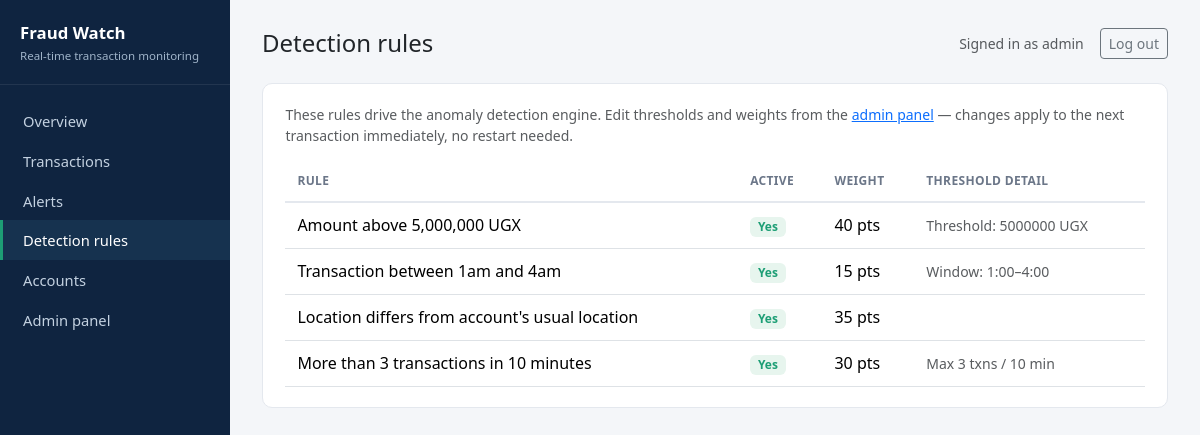
Page /dashboard/rules/ (signed in) on the committed database.
### detection/models.py (models this page shows, shortened)
class DetectionRule(models.Model):
    class RuleCode(models.TextChoices):
        HIGH_AMOUNT = "HIGH_AMOUNT", "Amount above threshold"
        VELOCITY = "VELOCITY", "Too many transactions in a short window"
        UNUSUAL_LOCATION = "UNUSUAL_LOCATION", "Location differs from account history"
        ODD_HOURS = "ODD_HOURS", "Transaction during odd hours"
        BEHAVIORAL_ANOMALY = "BEHAVIORAL_ANOMALY", "Transaction differs from recent account behavior"
    code = models.CharField(max_length=30, choices=RuleCode.choices, unique=True)
    description = models.CharField(max_length=255)
    is_active = models.BooleanField(default=True)
    weight = models.PositiveSmallIntegerField(
        default=25, help_text="Points added to risk_score when this rule fires"
    )
    amount_threshold = models.DecimalField(max_digits=14, decimal_places=2, null=True, blank=True)
    velocity_window_minutes = models.PositiveSmallIntegerField(null=True, blank=True)
    velocity_max_count = models.PositiveSmallIntegerField(null=True, blank=True)
    odd_hours_start = models.PositiveSmallIntegerField(null=True, blank=True)
    odd_hours_end = models.PositiveSmallIntegerField(null=True, blank=True)
    class Meta:
        ordering = ["code"]

### dashboard/views.py (the view)
# urls.py: path("rules/", views.rules_list, name="rules_list"),
@login_required
def rules_list(request):
    rules = DetectionRule.objects.all()
    return render(request, "dashboard/rules_list.html", {"rules": rules})

### templates/dashboard/rules_list.html (shortened to what this page needs)
{% extends "dashboard/base.html" %}
{% block page_title %}Detection rules{% endblock %}
{% block content %}
<div class="card-panel">
    <p class="text-muted small">
        These rules drive the anomaly detection engine. Edit thresholds and weights from the
        <a href="/admin/detection/detectionrule/">admin panel</a> &mdash; changes apply to the next transaction immediately, no restart needed.
    </p>
    <table class="table table-clean mb-0">
        <thead>
            <tr>
                <th>Rule</th>
                <th>Active</th>
                <th>Weight</th>
                <th>Threshold detail</th>
            </tr>
        </thead>
        <tbody>
            {% for rule in rules %}
            <tr>
                <td>{{ rule.description }}</td>
                <td>{% if rule.is_active %}<span class="badge badge-cleared">Yes</span>{% else %}<span class="badge badge-pending">No</span>{% endif %}</td>
                <td>{{ rule.weight }} pts</td>
                <td class="text-muted small">
                    {% if rule.amount_threshold %}Threshold: {{ rule.amount_threshold|floatformat:0 }} UGX{% endif %}
                    {% if rule.velocity_max_count %}Max {{ rule.velocity_max_count }} txns / {{ rule.velocity_window_minutes }} min{% endif %}
                    {% if rule.odd_hours_start is not None %}Window: {{ rule.odd_hours_start }}:00–{{ rule.odd_hours_end }}:00{% endif %}
                </td>
            </tr>
            {% empty %}
            <tr><td colspan="4" class="text-muted text-center py-4">No rules configured yet &mdash; run <code>loaddata default_rules</code>.</td></tr>
            {% endfor %}
        </tbody>
    </table>
</div>
{% endblock %}

### templates/dashboard/base.html (shortened to what this page needs)
{% load static %}
<!DOCTYPE html>
<html lang="en">
<head>
    <link href="https://cdn.jsdelivr.net/npm/bootstrap@5.3.3/dist/css/bootstrap.min.css" rel="stylesheet">
    <link href="{% static 'dashboard/css/style.css' %}" rel="stylesheet">
</head>
<body>
<div class="app-shell">
    <nav class="sidebar">
        <div class="brand">
            Fraud Watch
            <small>Real-time transaction monitoring</small>
        </div>
        <a href="{% url 'dashboard:home' %}" class="{% if request.resolver_match.url_name == 'home' %}active{% endif %}">Overview</a>
        <a href="{% url 'dashboard:transaction_list' %}" class="{% if request.resolver_match.url_name == 'transaction_list' or request.resolver_match.url_name == 'transaction_detail' %}active{% endif %}">Transactions</a>
        <a href="{% url 'dashboard:alert_list' %}" class="{% if request.resolver_match.url_name == 'alert_list' %}active{% endif %}">Alerts</a>
        <a href="{% url 'dashboard:rules_list' %}" class="{% if request.resolver_match.url_name == 'rules_list' %}active{% endif %}">Detection rules</a>
        <a href="{% url 'dashboard:accounts_list' %}" class="{% if request.resolver_match.url_name == 'accounts_list' %}active{% endif %}">Accounts</a>
        <a href="/admin/">Admin panel</a>
    </nav>
    <main class="main-content">
        <div class="topbar">
            <h4 class="mb-0">{% block page_title %}Overview{% endblock %}</h4>
            <div class="d-flex align-items-center gap-3">
                {% if user.is_authenticated %}
                    <span class="text-muted small">Signed in as {{ user.username }}</span>
                    <form method="post" action="{% url 'logout' %}" class="d-inline">
                        <button class="btn btn-sm btn-outline-secondary" type="submit">Log out</button>
                    </form>
                {% endif %}
            </div>
        </div>
        {% block content %}{% endblock %}
    </main>
</div>
</body>
</html>

### static/dashboard/css/style.css (style rules this page uses)
:root { --pimis-navy: #0f2440; --pimis-navy-light: #16324f; --pimis-accent: #1d9e75; --pimis-red: #d63b3b; --pimis-amber: #ba7517; --pimis-bg: #f4f6f9; }
body { background: var(--pimis-bg); }
.app-shell { display: flex; min-height: 100vh; }
.sidebar { width: 230px; background: var(--pimis-navy); color: #d9e2ec; flex-shrink: 0; padding: 1.25rem 0; }
.sidebar .brand { font-weight: 600; font-size: 1.05rem; color: #fff; padding: 0 1.25rem 1.25rem; border-bottom: 1px solid rgba(255,255,255,0.08); margin-bottom: 1rem; }
.sidebar .brand small { display: block; font-weight: 400; color: #9fb3c8; font-size: 0.72rem; margin-top: 2px; }
.sidebar a { display: flex; align-items: center; gap: 0.6rem; color: #c3d1e0; text-decoration: none; padding: 0.55rem 1.25rem; font-size: 0.92rem; border-left: 3px solid transparent; }
.sidebar a.active { background: var(--pimis-navy-light); color: #fff; border-left-color: var(--pimis-accent); }
.main-content { flex: 1; padding: 1.75rem 2rem; }
.topbar { display: flex; justify-content: space-between; align-items: center; margin-bottom: 1.5rem; }
.card-panel { background: #fff; border-radius: 10px; border: 1px solid #e4e8ee; padding: 1.25rem 1.4rem; }
.badge-cleared { background: #e7f5ee; color: var(--pimis-accent); }
.table-clean thead th { font-size: 0.75rem; text-transform: uppercase; letter-spacing: 0.03em; color: #6b7688; border-bottom: 2px solid #e4e8ee; }
.table-clean td, .table-clean th { vertical-align: middle; padding: 0.65rem 0.75rem; }

### rows in the picture
DetectionRule: description "Amount above 5,000,000 UGX", is_active "Yes", weight "40", amount_threshold "5000000"
DetectionRule: description "Transaction between 1am and 4am", is_active "Yes", weight "15", odd_hours_start "1", odd_hours_end "4"
DetectionRule: description "Location differs from account's usual location", is_active "Yes", weight "35"
DetectionRule: description "More than 3 transactions in 10 minutes", is_active "Yes", weight "30", velocity_max_count "3", velocity_window_minutes "10"

### other values in the picture
{{ user.username }} "admin"
